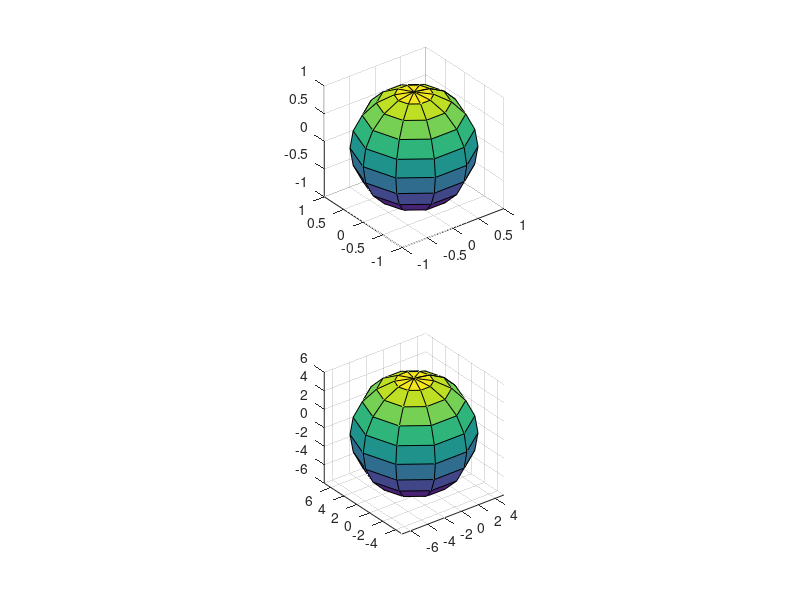

The MATLAB source for this figure:
%Unit Sphere
[X Y Z] = sphere(10)
% Top plot
subplot(2,1,1);
surf(X,Y,Z)
axis equal

%Increase sphere radius to 6, centered at x = -1, y = 1, z = 0.
hold on
r = 6;
X2 = X * r;
Y2 = Y * r;
Z2 = Z * r;
% Buttom plot
subplot(2,1,2);
surf(X2-1,Y2+1,Z2)
axis equal
